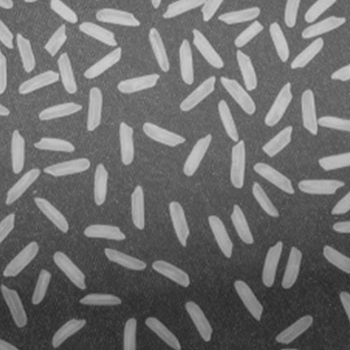
#> input picture Project4/code/rice.png, 350 x 350 px
$ python img_division2.py
#> lines starting #> are read from the running program, lines starting #| are printed output that depends on the picture; after the words box and inside, x2 and y2 are one past the last pixel; in counts of white or black regions, pixels touching at a corner belong together
import numpy as np
import cv2
import matplotlib.pyplot as plt # plt 用于显示图片


#判断方框是否需要再次拆分为四个
def judge(w0, h0, w, h):
    a = img[h0: h0 + h, w0: w0 + w]
    ave = np.mean(a)
    std = np.std(a, ddof=1)
    count = 0
    total = 0
    for i in range(w0, w0 + w):
        for j in range(h0, h0 + h):
        #注意！我输入的图片数灰度图，所以直接用的img[j,i]，RGB图像的话每个img像素是一个三维向量，不能直接与avg进行比较大小。
            if abs(img[j, i] - ave) < 1 * std:
                count += 1
            total += 1
    if (count / total) < 0.95:#合适的点还是比较少，接着拆
        return True
    else:
        return False

##将图像将根据阈值二值化处理，在此默认125
def draw(w0, h0, w, h):
    for i in range(w0, w0 + w):
        for j in range(h0, h0 + h):
            if img[j, i] > 125:
                img[j, i] = 255
            else:
                img[j, i] = 0


def function(w0, h0, w, h):
    if judge(w0, h0, w, h) and (min(w, h) > 5):
        function(w0, h0, int(w / 2), int(h / 2))
        function(w0 + int(w / 2), h0, int(w / 2), int(h / 2))
        function(w0, h0 + int(h / 2), int(w / 2), int(h / 2))
        function(w0 + int(w / 2), h0 + int(h / 2), int(w / 2), int(h / 2))
    else:
        draw(w0, h0, w, h)

##############################################
######################main_##################
###############################################

img = cv2.imread('rice.png', 0)
#> img is the input picture: shape (350, 350); min 40, max 211, mean 108.3
img_input = cv2.imread('rice.png', 0)#备份

height, width = img.shape
#> height = 350; width = 350

function(0, 0, width, height)
#> in judge, `ave = np.mean(a)`: ave = 108.3
#> in judge, `std = np.std(a, ddof=1)`: std = 41.3
#> call 2 of judge, with w0 = 0, h0 = 0, w = 175, h = 175
#> in judge (call 2), `a = img[h0: h0 + h, w0: w0 + w]`:
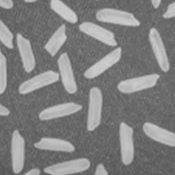
#> a: shape (175, 175); min 85, max 210, mean 128.7
#> in judge (call 2), `ave = np.mean(a)`: ave = 128.7
#> in judge (call 2), `std = np.std(a, ddof=1)`: std = 34.63
#> call 3 of judge, with w0 = 0, h0 = 0, w = 87, h = 87
#> in judge (call 3), `a = img[h0: h0 + h, w0: w0 + w]`:
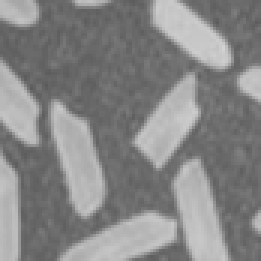
#> a: shape (87, 87) (shown 3 times larger); min 91, max 210, mean 134
#> in judge (call 3), `ave = np.mean(a)`: ave = 134
#> in judge (call 3), `std = np.std(a, ddof=1)`: std = 35.77
#> after the loop in draw, `for i in range(w0, w0 + w):`: img: shape (350, 350); 0.02% of pixels changed, all inside (x1, y1, x2, y2) = (0, 0, 5, 5)
#> after the loop in draw (call 2), `for i in range(w0, w0 + w):`: img: shape (350, 350); min 40, max 255, mean 108.4
#> after the loop in draw (call 3), `for i in range(w0, w0 + w):`: img: shape (350, 350); min 0, max 255, mean 108.4
#> after the loop in draw (call 4), `for i in range(w0, w0 + w):`: img: shape (350, 350); min 0, max 255, mean 108.4
#> after the loop in draw (call 5), `for i in range(w0, w0 + w):`: img: shape (350, 350); min 0, max 255, mean 108.4
#> after the loop in draw (call 6), `for i in range(w0, w0 + w):`: img: shape (350, 350); min 0, max 255, mean 108.4
#> after the loop in draw (call 7), `for i in range(w0, w0 + w):`:
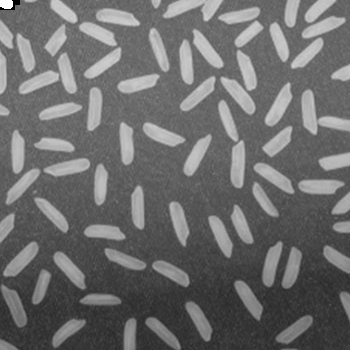
#> img: shape (350, 350); min 0, max 255, mean 108.4
#> after the loop in draw (call 8), `for i in range(w0, w0 + w):`: img: shape (350, 350); 0.02% of pixels changed, all inside (x1, y1, x2, y2) = (15, 5, 20, 10)
#> after the loop in draw (call 9), `for i in range(w0, w0 + w):`: img: shape (350, 350); min 0, max 255, mean 108.3
#> after the loop in draw (call 10), `for i in range(w0, w0 + w):`: img: shape (350, 350); min 0, max 255, mean 108.3
#> after the loop in draw (call 11), `for i in range(w0, w0 + w):`: img: shape (350, 350); min 0, max 255, mean 108.3
#> after the loop in draw (call 12), `for i in range(w0, w0 + w):`: img: shape (350, 350); min 0, max 255, mean 108.3
#> after the loop in draw (call 13), `for i in range(w0, w0 + w):`: img: shape (350, 350); min 0, max 255, mean 108.2
#> after the loop in draw (call 14), `for i in range(w0, w0 + w):`:
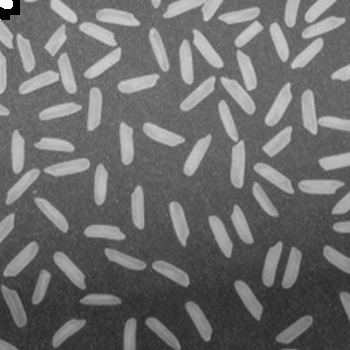
#> img: shape (350, 350); min 0, max 255, mean 108.2
#> after the loop in draw (call 15), `for i in range(w0, w0 + w):`: img: shape (350, 350); 0.02% of pixels changed, all inside (x1, y1, x2, y2) = (10, 15, 15, 20)
#> after the loop in draw (call 16), `for i in range(w0, w0 + w):`: img: shape (350, 350); min 0, max 255, mean 108.2
#> in judge (call 26), `a = img[h0: h0 + h, w0: w0 + w]`:
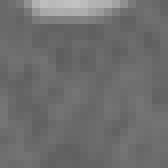
#> a: shape (21, 21) (shown 8 times larger); min 94, max 193, mean 110
#> in judge (call 26), `ave = np.mean(a)`: ave = 110
#> in judge (call 26), `std = np.std(a, ddof=1)`: std = 15.79
#> after the loop in draw (call 17), `for i in range(w0, w0 + w):`: img: shape (350, 350); min 0, max 255, mean 108.2
#> after the loop in draw (call 18), `for i in range(w0, w0 + w):`: img: shape (350, 350); min 0, max 255, mean 108.2
#> after the loop in draw (call 19), `for i in range(w0, w0 + w):`: img: shape (350, 350); min 0, max 255, mean 108.1
#> after the loop in draw (call 20), `for i in range(w0, w0 + w):`: img: shape (350, 350); min 0, max 255, mean 108.1
#> after the loop in draw (call 21), `for i in range(w0, w0 + w):`:
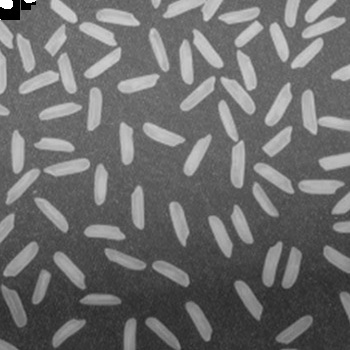
#> img: shape (350, 350); min 0, max 255, mean 108.1
#> after the loop in draw (call 22), `for i in range(w0, w0 + w):`: img: shape (350, 350); 0.02% of pixels changed, all inside (x1, y1, x2, y2) = (36, 0, 41, 5)
#> after the loop in draw (call 23), `for i in range(w0, w0 + w):`: img: shape (350, 350); min 0, max 255, mean 108.1
#> after the loop in draw (call 24), `for i in range(w0, w0 + w):`: img: shape (350, 350); min 0, max 255, mean 108
#> after the loop in draw (call 25), `for i in range(w0, w0 + w):`: img: shape (350, 350); min 0, max 255, mean 108
#> after the loop in draw (call 26), `for i in range(w0, w0 + w):`: img: shape (350, 350); min 0, max 255, mean 108
#> after the loop in draw (call 27), `for i in range(w0, w0 + w):`: img: shape (350, 350); min 0, max 255, mean 108

cv2.imshow('input',img_input)
cv2.imshow('output',img)
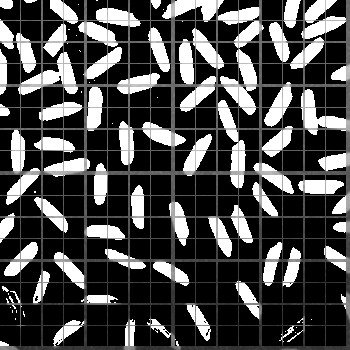
#> window 'output': shape (350, 350); min 0, max 255, mean 73.7

cv2.waitKey()
cv2.destroyAllWindows()
